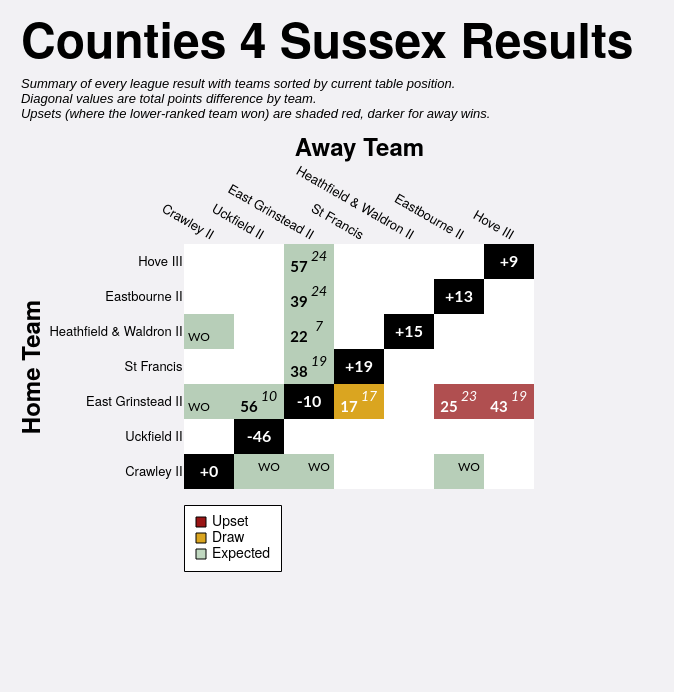

Vega-Lite specification for this chart:
### Vega-Lite specification from a JSON file in a GitHub repository (floating-point values rounded to 4 significant figures)
{"config": {"axis": {"labelFont": "PT Sans Narrow, Helvetica Neue, Helvetica, Arial, sans-serif", "titleFont": "PT Sans Narrow, Helvetica Neue, Helvetica, Arial, sans-serif", "labelFontSize": 13, "titleFontSize": 24, "gridColor": "#202947", "gridOpacity": 0.2}, "text": {"font": "Lato, sans-serif"}, "bar": {"cornerRadiusEnd": 5}, "header": {"labelFont": "PT Sans Narrow, Helvetica Neue, Helvetica, Arial, sans-serif", "titleFont": "PT Sans Narrow, Helvetica Neue, Helvetica, Arial, sans-serif", "labelFontSize": 24, "titleFontSize": 28, "labelFontWeight": "bold", "orient": "left"}, "legend": {"labelFont": "PT Sans Narrow, Helvetica Neue, Helvetica, Arial, sans-serif", "titleFont": "PT Sans Narrow, Helvetica Neue, Helvetica, Arial, sans-serif", "labelFontSize": 14, "titleFontSize": 16, "titlePadding": 5, "fillColor": "white", "strokeColor": "black", "padding": 10, "titleFontWeight": "lighter", "titleFontStyle": "italic", "titleColor": "gray", "offset": 10}, "title": {"font": "PT Sans Narrow, Helvetica Neue, Helvetica, Arial, sans-serif", "fontSize": 48, "fontWeight": "bold", "anchor": "start", "align": "center", "titlePadding": 20, "subtitlePadding": 10, "subtitleFontSize": 13, "subtitleColor": "", "subtitleFontStyle": "italic", "offset": 15, "color": "black"}, "axisX": {"labelAngle": 0}, "facet": {"title": null, "header": null, "align": {"row": "each", "column": "each"}}, "resolve": {"scale": {"y": "independent", "facet": "independent"}}, "background": "#f2f1f4", "scale": {"offsetBandPaddingOuter": 0.2, "offsetBandPaddingInner": 0.1}, "view": {"stroke": null}}, "layer": [{"data": {"name": "data-6b7d4432b47ef945ee47c41974f7fdb5"}, "mark": {"type": "rect"}, "encoding": {"color": {"field": "unexpected_result", "legend": {"columns": 1, "direction": "horizontal", "labelExpr": "datum.value === 'Upset (Away Win)' ? 'Upset' : datum.value", "labelLimit": 220, "offset": 16, "orient": "bottom", "symbolStrokeColor": "black", "symbolStrokeWidth": 1, "values": ["Upset (Away Win)", "Draw", "Expected"]}, "scale": {"domain": ["Expected", "Upset (Home Win)", "Upset (Away Win)", "Draw", "To be played", "N/A"], "range": ["#146f1444", "#991515bb", "#991515", "goldenrod", "white", "black"]}, "title": null, "type": "nominal"}, "opacity": {"condition": {"test": "datum.home_team == param_18['home_team'] || datum.away_team == param_18['home_team'] || !isValid(param_18['home_team'])", "value": 1.0}, "value": 0.1}, "tooltip": [{"field": "home_team", "title": "Home", "type": "nominal"}, {"field": "away_team", "title": "Away", "type": "nominal"}, {"field": "home_score_text", "title": "Home Score", "type": "nominal"}, {"field": "away_score_text", "title": "Away Score", "type": "nominal"}, {"field": "result", "title": "Result", "type": "nominal"}, {"field": "unexpected_result", "title": "Unexpectedness", "type": "nominal"}, {"field": "date", "format": "%d %b %Y", "title": "Date", "type": "temporal"}], "x": {"axis": {"domain": false, "grid": false, "labelAngle": 30, "orient": "top", "ticks": false}, "field": "away_team", "sort": ["Crawley II", "Uckfield II", "East Grinstead II", "St Francis", "Heathfield & Waldron II", "Eastbourne II", "Hove III"], "title": "Away Team", "type": "nominal"}, "y": {"axis": {"domain": false, "grid": false, "ticks": false}, "field": "home_team", "sort": ["Hove III", "Eastbourne II", "Heathfield & Waldron II", "St Francis", "East Grinstead II", "Uckfield II", "Crawley II"], "title": "Home Team", "type": "nominal"}}, "name": "view_17"}, {"data": {"name": "data-6b7d4432b47ef945ee47c41974f7fdb5"}, "mark": {"type": "text", "fontStyle": "italic", "size": 14, "xOffset": 10, "yOffset": -5}, "encoding": {"color": {"condition": {"test": "(datum.home_team == param_18['home_team'] || datum.away_team == param_18['home_team'] || !isValid(param_18['home_team'])) && datum.unexpected_result == 'Expected'", "value": "black"}, "value": "white"}, "text": {"field": "away_score_text", "type": "nominal"}, "x": {"field": "away_team", "sort": ["Crawley II", "Uckfield II", "East Grinstead II", "St Francis", "Heathfield & Waldron II", "Eastbourne II", "Hove III"], "type": "nominal"}, "y": {"field": "home_team", "sort": ["Hove III", "Eastbourne II", "Heathfield & Waldron II", "St Francis", "East Grinstead II", "Uckfield II", "Crawley II"], "type": "nominal"}}, "transform": [{"filter": "datum.away_score_text != '' && datum.away_score_text != 'WO'"}]}, {"data": {"name": "data-6b7d4432b47ef945ee47c41974f7fdb5"}, "mark": {"type": "text", "size": 12, "xOffset": 10, "yOffset": -5}, "encoding": {"color": {"condition": {"test": "(datum.home_team == param_18['home_team'] || datum.away_team == param_18['home_team'] || !isValid(param_18['home_team'])) && datum.unexpected_result == 'Expected'", "value": "black"}, "value": "white"}, "text": {"field": "away_score_text", "type": "nominal"}, "x": {"field": "away_team", "sort": ["Crawley II", "Uckfield II", "East Grinstead II", "St Francis", "Heathfield & Waldron II", "Eastbourne II", "Hove III"], "type": "nominal"}, "y": {"field": "home_team", "sort": ["Hove III", "Eastbourne II", "Heathfield & Waldron II", "St Francis", "East Grinstead II", "Uckfield II", "Crawley II"], "type": "nominal"}}, "transform": [{"filter": "datum.away_score_text == 'WO'"}]}, {"data": {"name": "data-6b7d4432b47ef945ee47c41974f7fdb5"}, "mark": {"type": "text", "fontWeight": "bold", "size": 15, "xOffset": -10, "yOffset": 5}, "encoding": {"color": {"condition": {"test": "(datum.home_team == param_18['home_team'] || datum.away_team == param_18['home_team'] || !isValid(param_18['home_team'])) && datum.unexpected_result == 'Expected'", "value": "black"}, "value": "white"}, "text": {"field": "home_score_text", "type": "nominal"}, "x": {"field": "away_team", "sort": ["Crawley II", "Uckfield II", "East Grinstead II", "St Francis", "Heathfield & Waldron II", "Eastbourne II", "Hove III"], "type": "nominal"}, "y": {"field": "home_team", "sort": ["Hove III", "Eastbourne II", "Heathfield & Waldron II", "St Francis", "East Grinstead II", "Uckfield II", "Crawley II"], "type": "nominal"}}, "transform": [{"filter": "datum.home_score_text != '' && datum.home_score_text != 'WO'"}]}, {"data": {"name": "data-6b7d4432b47ef945ee47c41974f7fdb5"}, "mark": {"type": "text", "size": 12, "xOffset": -10, "yOffset": 5}, "encoding": {"color": {"condition": {"test": "(datum.home_team == param_18['home_team'] || datum.away_team == param_18['home_team'] || !isValid(param_18['home_team'])) && datum.unexpected_result == 'Expected'", "value": "black"}, "value": "white"}, "text": {"field": "home_score_text", "type": "nominal"}, "x": {"field": "away_team", "sort": ["Crawley II", "Uckfield II", "East Grinstead II", "St Francis", "Heathfield & Waldron II", "Eastbourne II", "Hove III"], "type": "nominal"}, "y": {"field": "home_team", "sort": ["Hove III", "Eastbourne II", "Heathfield & Waldron II", "St Francis", "East Grinstead II", "Uckfield II", "Crawley II"], "type": "nominal"}}, "transform": [{"filter": "datum.home_score_text == 'WO'"}]}, {"data": {"name": "data-fecc7afd5414ebbbadb48049a19bf62b"}, "mark": {"type": "text", "color": "white", "fontWeight": "bold", "size": 16}, "encoding": {"text": {"field": "display_text", "type": "nominal"}, "tooltip": [{"field": "home_team", "title": "Team", "type": "nominal"}, {"field": "display_text", "title": "Points Difference", "type": "nominal"}], "x": {"field": "away_team", "sort": ["Crawley II", "Uckfield II", "East Grinstead II", "St Francis", "Heathfield & Waldron II", "Eastbourne II", "Hove III"], "type": "nominal"}, "y": {"field": "home_team", "sort": ["Hove III", "Eastbourne II", "Heathfield & Waldron II", "St Francis", "East Grinstead II", "Uckfield II", "Crawley II"], "type": "nominal"}}}], "height": {"step": 35}, "padding": {"left": 20, "top": 20, "right": 40, "bottom": 120}, "params": [{"name": "param_18", "select": {"type": "point", "clear": "dblclick", "fields": ["home_team"], "on": "click"}, "value": null, "views": ["view_17"]}], "title": {"text": "Counties 4 Sussex Results", "subtitle": ["Summary of every league result with teams sorted by current table position.", "Diagonal values are total points difference by team.", "Upsets (where the lower-ranked team won) are shaded red, darker for away wins."]}, "width": {"step": 50}, "$schema": "https://vega.github.io/schema/vega-lite/v5.20.1.json", "datasets": {"data-6b7d4432b47ef945ee47c41974f7fdb5": [{"home_team": "Crawley II", "away_team": "Crawley II", "match_id": null, "date": "", "home_score": null, "away_score": null, "home_walkover": null, "away_walkover": null, "result": "N/A", "home_score_text": "", "away_score_text": "", "wo_result": "", "score_text": "", "display_text": "+0", "is_diagonal": true, "result_simple": "N/A", "unexpected_result": "N/A", "unexpected_opacity": 1.0}, {"home_team": "Crawley II", "away_team": "East Grinstead II", "match_id": "995325", "date": "2022-10-01T00:00:00", "home_score": null, "away_score": null, "home_walkover": false, "away_walkover": true, "result": "Away Win", "home_score_text": "", "away_score_text": "WO", "wo_result": "AWO", "score_text": "WO", "display_text": "WO", "is_diagonal": false, "result_simple": "Away Win", "unexpected_result": "Expected", "unexpected_opacity": 0.25}, {"home_team": "Crawley II", "away_team": "Eastbourne II", "match_id": "995339", "date": "2022-11-12T00:00:00", "home_score": null, "away_score": null, "home_walkover": false, "away_walkover": true, "result": "Away Win", "home_score_text": "", "away_score_text": "WO", "wo_result": "AWO", "score_text": "WO", "display_text": "WO", "is_diagonal": false, "result_simple": "Away Win", "unexpected_result": "Expected", "unexpected_opacity": 0.25}, {"home_team": "Crawley II", "away_team": "Heathfield & Waldron II", "match_id": null, "date": "", "home_score": null, "away_score": null, "home_walkover": null, "away_walkover": null, "result": "To be played", "home_score_text": "", "away_score_text": "", "wo_result": "", "score_text": "", "display_text": "", "is_diagonal": false, "result_simple": "To be played", "unexpected_result": "To be played", "unexpected_opacity": 1.0}, {"home_team": "Crawley II", "away_team": "Hove III", "match_id": null, "date": "", "home_score": null, "away_score": null, "home_walkover": null, "away_walkover": null, "result": "To be played", "home_score_text": "", "away_score_text": "", "wo_result": "", "score_text": "", "display_text": "", "is_diagonal": false, "result_simple": "To be played", "unexpected_result": "To be played", "unexpected_opacity": 1.0}, {"home_team": "Crawley II", "away_team": "St Francis", "match_id": null, "date": "", "home_score": null, "away_score": null, "home_walkover": null, "away_walkover": null, "result": "To be played", "home_score_text": "", "away_score_text": "", "wo_result": "", "score_text": "", "display_text": "", "is_diagonal": false, "result_simple": "To be played", "unexpected_result": "To be played", "unexpected_opacity": 1.0}, {"home_team": "Crawley II", "away_team": "Uckfield II", "match_id": "995351", "date": "2022-12-10T00:00:00", "home_score": null, "away_score": null, "home_walkover": false, "away_walkover": true, "result": "Away Win", "home_score_text": "", "away_score_text": "WO", "wo_result": "AWO", "score_text": "WO", "display_text": "WO", "is_diagonal": false, "result_simple": "Away Win", "unexpected_result": "Expected", "unexpected_opacity": 0.25}, {"home_team": "East Grinstead II", "away_team": "Crawley II", "match_id": "995349", "date": "2022-12-03T00:00:00", "home_score": null, "away_score": null, "home_walkover": true, "away_walkover": false, "result": "Home Win", "home_score_text": "WO", "away_score_text": "", "wo_result": "HWO", "score_text": "WO", "display_text": "WO", "is_diagonal": false, "result_simple": "Home Win", "unexpected_result": "Expected", "unexpected_opacity": 0.25}, {"home_team": "East Grinstead II", "away_team": "East Grinstead II", "match_id": null, "date": "", "home_score": null, "away_score": null, "home_walkover": null, "away_walkover": null, "result": "N/A", "home_score_text": "", "away_score_text": "", "wo_result": "", "score_text": "", "display_text": "-10", "is_diagonal": true, "result_simple": "N/A", "unexpected_result": "N/A", "unexpected_opacity": 1.0}, {"home_team": "East Grinstead II", "away_team": "Eastbourne II", "match_id": "995326", "date": "2022-10-15T00:00:00", "home_score": 25, "away_score": 23, "home_walkover": false, "away_walkover": false, "result": "Home Win (LBP)", "home_score_text": "25", "away_score_text": "23", "wo_result": "", "score_text": "25-23", "display_text": "25-23", "is_diagonal": false, "result_simple": "Home Win", "unexpected_result": "Upset (Home Win)", "unexpected_opacity": 0.75}, {"home_team": "East Grinstead II", "away_team": "Heathfield & Waldron II", "match_id": null, "date": "", "home_score": null, "away_score": null, "home_walkover": null, "away_walkover": null, "result": "To be played", "home_score_text": "", "away_score_text": "", "wo_result": "", "score_text": "", "display_text": "", "is_diagonal": false, "result_simple": "To be played", "unexpected_result": "To be played", "unexpected_opacity": 1.0}, {"home_team": "East Grinstead II", "away_team": "Hove III", "match_id": "1032189", "date": "2023-01-07T00:00:00", "home_score": 43, "away_score": 19, "home_walkover": false, "away_walkover": false, "result": "Home Win", "home_score_text": "43", "away_score_text": "19", "wo_result": "", "score_text": "43-19", "display_text": "43-19", "is_diagonal": false, "result_simple": "Home Win", "unexpected_result": "Upset (Home Win)", "unexpected_opacity": 0.75}, {"home_team": "East Grinstead II", "away_team": "St Francis", "match_id": "995334", "date": "2022-10-29T00:00:00", "home_score": 17, "away_score": 17, "home_walkover": false, "away_walkover": false, "result": "Draw", "home_score_text": "17", "away_score_text": "17", "wo_result": "", "score_text": "17-17", "display_text": "17-17", "is_diagonal": false, "result_simple": "Draw", "unexpected_result": "Draw", "unexpected_opacity": 0.75}, {"home_team": "East Grinstead II", "away_team": "Uckfield II", "match_id": "1034960", "date": "2023-02-11T00:00:00", "home_score": 56, "away_score": 10, "home_walkover": false, "away_walkover": false, "result": "Home Win", "home_score_text": "56", "away_score_text": "10", "wo_result": "", "score_text": "56-10", "display_text": "56-10", "is_diagonal": false, "result_simple": "Home Win", "unexpected_result": "Expected", "unexpected_opacity": 0.25}, {"home_team": "Eastbourne II", "away_team": "Crawley II", "match_id": null, "date": "", "home_score": null, "away_score": null, "home_walkover": null, "away_walkover": null, "result": "To be played", "home_score_text": "", "away_score_text": "", "wo_result": "", "score_text": "", "display_text": "", "is_diagonal": false, "result_simple": "To be played", "unexpected_result": "To be played", "unexpected_opacity": 1.0}, {"home_team": "Eastbourne II", "away_team": "East Grinstead II", "match_id": "1032182", "date": "2023-01-21T00:00:00", "home_score": 39, "away_score": 24, "home_walkover": false, "away_walkover": false, "result": "Home Win", "home_score_text": "39", "away_score_text": "24", "wo_result": "", "score_text": "39-24", "display_text": "39-24", "is_diagonal": false, "result_simple": "Home Win", "unexpected_result": "Expected", "unexpected_opacity": 0.25}, {"home_team": "Eastbourne II", "away_team": "Eastbourne II", "match_id": null, "date": "", "home_score": null, "away_score": null, "home_walkover": null, "away_walkover": null, "result": "N/A", "home_score_text": "", "away_score_text": "", "wo_result": "", "score_text": "", "display_text": "+13", "is_diagonal": true, "result_simple": "N/A", "unexpected_result": "N/A", "unexpected_opacity": 1.0}, {"home_team": "Eastbourne II", "away_team": "Heathfield & Waldron II", "match_id": null, "date": "", "home_score": null, "away_score": null, "home_walkover": null, "away_walkover": null, "result": "To be played", "home_score_text": "", "away_score_text": "", "wo_result": "", "score_text": "", "display_text": "", "is_diagonal": false, "result_simple": "To be played", "unexpected_result": "To be played", "unexpected_opacity": 1.0}, {"home_team": "Eastbourne II", "away_team": "Hove III", "match_id": null, "date": "", "home_score": null, "away_score": null, "home_walkover": null, "away_walkover": null, "result": "To be played", "home_score_text": "", "away_score_text": "", "wo_result": "", "score_text": "", "display_text": "", "is_diagonal": false, "result_simple": "To be played", "unexpected_result": "To be played", "unexpected_opacity": 1.0}, {"home_team": "Eastbourne II", "away_team": "St Francis", "match_id": null, "date": "", "home_score": null, "away_score": null, "home_walkover": null, "away_walkover": null, "result": "To be played", "home_score_text": "", "away_score_text": "", "wo_result": "", "score_text": "", "display_text": "", "is_diagonal": false, "result_simple": "To be played", "unexpected_result": "To be played", "unexpected_opacity": 1.0}, {"home_team": "Eastbourne II", "away_team": "Uckfield II", "match_id": null, "date": "", "home_score": null, "away_score": null, "home_walkover": null, "away_walkover": null, "result": "To be played", "home_score_text": "", "away_score_text": "", "wo_result": "", "score_text": "", "display_text": "", "is_diagonal": false, "result_simple": "To be played", "unexpected_result": "To be played", "unexpected_opacity": 1.0}, {"home_team": "Heathfield & Waldron II", "away_team": "Crawley II", "match_id": "1034971", "date": "2023-02-11T00:00:00", "home_score": null, "away_score": null, "home_walkover": true, "away_walkover": false, "result": "Home Win", "home_score_text": "WO", "away_score_text": "", "wo_result": "HWO", "score_text": "WO", "display_text": "WO", "is_diagonal": false, "result_simple": "Home Win", "unexpected_result": "Expected", "unexpected_opacity": 0.25}, {"home_team": "Heathfield & Waldron II", "away_team": "East Grinstead II", "match_id": "995341", "date": "2022-11-12T00:00:00", "home_score": 22, "away_score": 7, "home_walkover": false, "away_walkover": false, "result": "Home Win", "home_score_text": "22", "away_score_text": "7", "wo_result": "", "score_text": "22-7", "display_text": "22-7", "is_diagonal": false, "result_simple": "Home Win", "unexpected_result": "Expected", "unexpected_opacity": 0.25}, {"home_team": "Heathfield & Waldron II", "away_team": "Eastbourne II", "match_id": null, "date": "", "home_score": null, "away_score": null, "home_walkover": null, "away_walkover": null, "result": "To be played", "home_score_text": "", "away_score_text": "", "wo_result": "", "score_text": "", "display_text": "", "is_diagonal": false, "result_simple": "To be played", "unexpected_result": "To be played", "unexpected_opacity": 1.0}, {"home_team": "Heathfield & Waldron II", "away_team": "Heathfield & Waldron II", "match_id": null, "date": "", "home_score": null, "away_score": null, "home_walkover": null, "away_walkover": null, "result": "N/A", "home_score_text": "", "away_score_text": "", "wo_result": "", "score_text": "", "display_text": "+15", "is_diagonal": true, "result_simple": "N/A", "unexpected_result": "N/A", "unexpected_opacity": 1.0}, {"home_team": "Heathfield & Waldron II", "away_team": "Hove III", "match_id": null, "date": "", "home_score": null, "away_score": null, "home_walkover": null, "away_walkover": null, "result": "To be played", "home_score_text": "", "away_score_text": "", "wo_result": "", "score_text": "", "display_text": "", "is_diagonal": false, "result_simple": "To be played", "unexpected_result": "To be played", "unexpected_opacity": 1.0}, {"home_team": "Heathfield & Waldron II", "away_team": "St Francis", "match_id": null, "date": "", "home_score": null, "away_score": null, "home_walkover": null, "away_walkover": null, "result": "To be played", "home_score_text": "", "away_score_text": "", "wo_result": "", "score_text": "", "display_text": "", "is_diagonal": false, "result_simple": "To be played", "unexpected_result": "To be played", "unexpected_opacity": 1.0}, {"home_team": "Heathfield & Waldron II", "away_team": "Uckfield II", "match_id": null, "date": "", "home_score": null, "away_score": null, "home_walkover": null, "away_walkover": null, "result": "To be played", "home_score_text": "", "away_score_text": "", "wo_result": "", "score_text": "", "display_text": "", "is_diagonal": false, "result_simple": "To be played", "unexpected_result": "To be played", "unexpected_opacity": 1.0}, {"home_team": "Hove III", "away_team": "Crawley II", "match_id": null, "date": "", "home_score": null, "away_score": null, "home_walkover": null, "away_walkover": null, "result": "To be played", "home_score_text": "", "away_score_text": "", "wo_result": "", "score_text": "", "display_text": "", "is_diagonal": false, "result_simple": "To be played", "unexpected_result": "To be played", "unexpected_opacity": 1.0}, {"home_team": "Hove III", "away_team": "East Grinstead II", "match_id": "995369", "date": "2023-03-04T00:00:00", "home_score": 57, "away_score": 24, "home_walkover": false, "away_walkover": false, "result": "Home Win", "home_score_text": "57", "away_score_text": "24", "wo_result": "", "score_text": "57-24", "display_text": "57-24", "is_diagonal": false, "result_simple": "Home Win", "unexpected_result": "Expected", "unexpected_opacity": 0.25}, {"home_team": "Hove III", "away_team": "Eastbourne II", "match_id": null, "date": "", "home_score": null, "away_score": null, "home_walkover": null, "away_walkover": null, "result": "To be played", "home_score_text": "", "away_score_text": "", "wo_result": "", "score_text": "", "display_text": "", "is_diagonal": false, "result_simple": "To be played", "unexpected_result": "To be played", "unexpected_opacity": 1.0}, {"home_team": "Hove III", "away_team": "Heathfield & Waldron II", "match_id": null, "date": "", "home_score": null, "away_score": null, "home_walkover": null, "away_walkover": null, "result": "To be played", "home_score_text": "", "away_score_text": "", "wo_result": "", "score_text": "", "display_text": "", "is_diagonal": false, "result_simple": "To be played", "unexpected_result": "To be played", "unexpected_opacity": 1.0}, {"home_team": "Hove III", "away_team": "Hove III", "match_id": null, "date": "", "home_score": null, "away_score": null, "home_walkover": null, "away_walkover": null, "result": "N/A", "home_score_text": "", "away_score_text": "", "wo_result": "", "score_text": "", "display_text": "+9", "is_diagonal": true, "result_simple": "N/A", "unexpected_result": "N/A", "unexpected_opacity": 1.0}, {"home_team": "Hove III", "away_team": "St Francis", "match_id": null, "date": "", "home_score": null, "away_score": null, "home_walkover": null, "away_walkover": null, "result": "To be played", "home_score_text": "", "away_score_text": "", "wo_result": "", "score_text": "", "display_text": "", "is_diagonal": false, "result_simple": "To be played", "unexpected_result": "To be played", "unexpected_opacity": 1.0}, {"home_team": "Hove III", "away_team": "Uckfield II", "match_id": null, "date": "", "home_score": null, "away_score": null, "home_walkover": null, "away_walkover": null, "result": "To be played", "home_score_text": "", "away_score_text": "", "wo_result": "", "score_text": "", "display_text": "", "is_diagonal": false, "result_simple": "To be played", "unexpected_result": "To be played", "unexpected_opacity": 1.0}, {"home_team": "St Francis", "away_team": "Crawley II", "match_id": null, "date": "", "home_score": null, "away_score": null, "home_walkover": null, "away_walkover": null, "result": "To be played", "home_score_text": "", "away_score_text": "", "wo_result": "", "score_text": "", "display_text": "", "is_diagonal": false, "result_simple": "To be played", "unexpected_result": "To be played", "unexpected_opacity": 1.0}, {"home_team": "St Francis", "away_team": "East Grinstead II", "match_id": "995361", "date": "2023-01-28T00:00:00", "home_score": 38, "away_score": 19, "home_walkover": false, "away_walkover": false, "result": "Home Win", "home_score_text": "38", "away_score_text": "19", "wo_result": "", "score_text": "38-19", "display_text": "38-19", "is_diagonal": false, "result_simple": "Home Win", "unexpected_result": "Expected", "unexpected_opacity": 0.25}, {"home_team": "St Francis", "away_team": "Eastbourne II", "match_id": null, "date": "", "home_score": null, "away_score": null, "home_walkover": null, "away_walkover": null, "result": "To be played", "home_score_text": "", "away_score_text": "", "wo_result": "", "score_text": "", "display_text": "", "is_diagonal": false, "result_simple": "To be played", "unexpected_result": "To be played", "unexpected_opacity": 1.0}, {"home_team": "St Francis", "away_team": "Heathfield & Waldron II", "match_id": null, "date": "", "home_score": null, "away_score": null, "home_walkover": null, "away_walkover": null, "result": "To be played", "home_score_text": "", "away_score_text": "", "wo_result": "", "score_text": "", "display_text": "", "is_diagonal": false, "result_simple": "To be played", "unexpected_result": "To be played", "unexpected_opacity": 1.0}, {"home_team": "St Francis", "away_team": "Hove III", "match_id": null, "date": "", "home_score": null, "away_score": null, "home_walkover": null, "away_walkover": null, "result": "To be played", "home_score_text": "", "away_score_text": "", "wo_result": "", "score_text": "", "display_text": "", "is_diagonal": false, "result_simple": "To be played", "unexpected_result": "To be played", "unexpected_opacity": 1.0}, {"home_team": "St Francis", "away_team": "St Francis", "match_id": null, "date": "", "home_score": null, "away_score": null, "home_walkover": null, "away_walkover": null, "result": "N/A", "home_score_text": "", "away_score_text": "", "wo_result": "", "score_text": "", "display_text": "+19", "is_diagonal": true, "result_simple": "N/A", "unexpected_result": "N/A", "unexpected_opacity": 1.0}, {"home_team": "St Francis", "away_team": "Uckfield II", "match_id": null, "date": "", "home_score": null, "away_score": null, "home_walkover": null, "away_walkover": null, "result": "To be played", "home_score_text": "", "away_score_text": "", "wo_result": "", "score_text": "", "display_text": "", "is_diagonal": false, "result_simple": "To be played", "unexpected_result": "To be played", "unexpected_opacity": 1.0}, {"home_team": "Uckfield II", "away_team": "Crawley II", "match_id": null, "date": "", "home_score": null, "away_score": null, "home_walkover": null, "away_walkover": null, "result": "To be played", "home_score_text": "", "away_score_text": "", "wo_result": "", "score_text": "", "display_text": "", "is_diagonal": false, "result_simple": "To be played", "unexpected_result": "To be played", "unexpected_opacity": 1.0}, {"home_team": "Uckfield II", "away_team": "East Grinstead II", "match_id": null, "date": "", "home_score": null, "away_score": null, "home_walkover": null, "away_walkover": null, "result": "To be played", "home_score_text": "", "away_score_text": "", "wo_result": "", "score_text": "", "display_text": "", "is_diagonal": false, "result_simple": "To be played", "unexpected_result": "To be played", "unexpected_opacity": 1.0}, {"home_team": "Uckfield II", "away_team": "Eastbourne II", "match_id": null, "date": "", "home_score": null, "away_score": null, "home_walkover": null, "away_walkover": null, "result": "To be played", "home_score_text": "", "away_score_text": "", "wo_result": "", "score_text": "", "display_text": "", "is_diagonal": false, "result_simple": "To be played", "unexpected_result": "To be played", "unexpected_opacity": 1.0}, {"home_team": "Uckfield II", "away_team": "Heathfield & Waldron II", "match_id": null, "date": "", "home_score": null, "away_score": null, "home_walkover": null, "away_walkover": null, "result": "To be played", "home_score_text": "", "away_score_text": "", "wo_result": "", "score_text": "", "display_text": "", "is_diagonal": false, "result_simple": "To be played", "unexpected_result": "To be played", "unexpected_opacity": 1.0}, {"home_team": "Uckfield II", "away_team": "Hove III", "match_id": null, "date": "", "home_score": null, "away_score": null, "home_walkover": null, "away_walkover": null, "result": "To be played", "home_score_text": "", "away_score_text": "", "wo_result": "", "score_text": "", "display_text": "", "is_diagonal": false, "result_simple": "To be played", "unexpected_result": "To be played", "unexpected_opacity": 1.0}, {"home_team": "Uckfield II", "away_team": "St Francis", "match_id": null, "date": "", "home_score": null, "away_score": null, "home_walkover": null, "away_walkover": null, "result": "To be played", "home_score_text": "", "away_score_text": "", "wo_result": "", "score_text": "", "display_text": "", "is_diagonal": false, "result_simple": "To be played", "unexpected_result": "To be played", "unexpected_opacity": 1.0}, {"home_team": "Uckfield II", "away_team": "Uckfield II", "match_id": null, "date": "", "home_score": null, "away_score": null, "home_walkover": null, "away_walkover": null, "result": "N/A", "home_score_text": "", "away_score_text": "", "wo_result": "", "score_text": "", "display_text": "-46", "is_diagonal": true, "result_simple": "N/A", "unexpected_result": "N/A", "unexpected_opacity": 1.0}], "data-fecc7afd5414ebbbadb48049a19bf62b": [{"home_team": "Crawley II", "away_team": "Crawley II", "match_id": null, "date": "", "home_score": null, "away_score": null, "home_walkover": null, "away_walkover": null, "result": "N/A", "home_score_text": "", "away_score_text": "", "wo_result": "", "score_text": "", "display_text": "+0", "is_diagonal": true, "result_simple": "N/A", "unexpected_result": "N/A", "unexpected_opacity": 1.0}, {"home_team": "East Grinstead II", "away_team": "East Grinstead II", "match_id": null, "date": "", "home_score": null, "away_score": null, "home_walkover": null, "away_walkover": null, "result": "N/A", "home_score_text": "", "away_score_text": "", "wo_result": "", "score_text": "", "display_text": "-10", "is_diagonal": true, "result_simple": "N/A", "unexpected_result": "N/A", "unexpected_opacity": 1.0}, {"home_team": "Eastbourne II", "away_team": "Eastbourne II", "match_id": null, "date": "", "home_score": null, "away_score": null, "home_walkover": null, "away_walkover": null, "result": "N/A", "home_score_text": "", "away_score_text": "", "wo_result": "", "score_text": "", "display_text": "+13", "is_diagonal": true, "result_simple": "N/A", "unexpected_result": "N/A", "unexpected_opacity": 1.0}, {"home_team": "Heathfield & Waldron II", "away_team": "Heathfield & Waldron II", "match_id": null, "date": "", "home_score": null, "away_score": null, "home_walkover": null, "away_walkover": null, "result": "N/A", "home_score_text": "", "away_score_text": "", "wo_result": "", "score_text": "", "display_text": "+15", "is_diagonal": true, "result_simple": "N/A", "unexpected_result": "N/A", "unexpected_opacity": 1.0}, {"home_team": "Hove III", "away_team": "Hove III", "match_id": null, "date": "", "home_score": null, "away_score": null, "home_walkover": null, "away_walkover": null, "result": "N/A", "home_score_text": "", "away_score_text": "", "wo_result": "", "score_text": "", "display_text": "+9", "is_diagonal": true, "result_simple": "N/A", "unexpected_result": "N/A", "unexpected_opacity": 1.0}, {"home_team": "St Francis", "away_team": "St Francis", "match_id": null, "date": "", "home_score": null, "away_score": null, "home_walkover": null, "away_walkover": null, "result": "N/A", "home_score_text": "", "away_score_text": "", "wo_result": "", "score_text": "", "display_text": "+19", "is_diagonal": true, "result_simple": "N/A", "unexpected_result": "N/A", "unexpected_opacity": 1.0}, {"home_team": "Uckfield II", "away_team": "Uckfield II", "match_id": null, "date": "", "home_score": null, "away_score": null, "home_walkover": null, "away_walkover": null, "result": "N/A", "home_score_text": "", "away_score_text": "", "wo_result": "", "score_text": "", "display_text": "-46", "is_diagonal": true, "result_simple": "N/A", "unexpected_result": "N/A", "unexpected_opacity": 1.0}]}}
